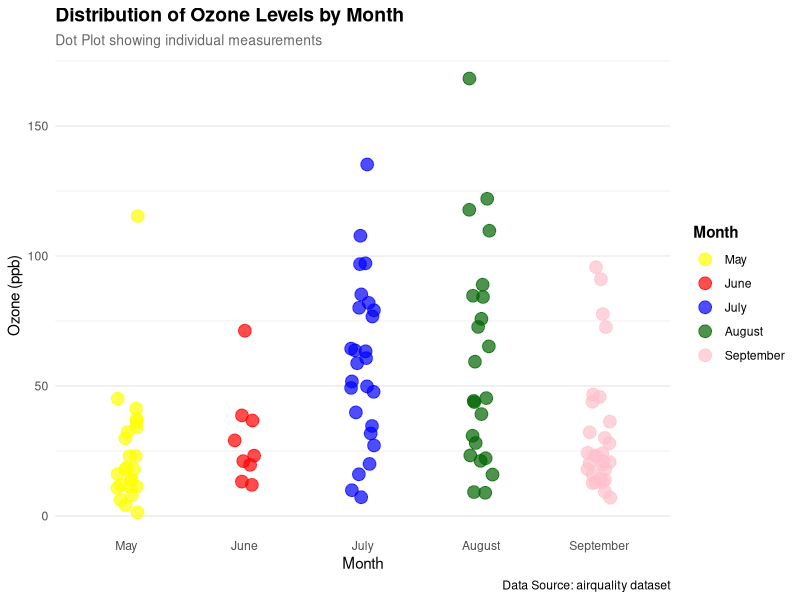
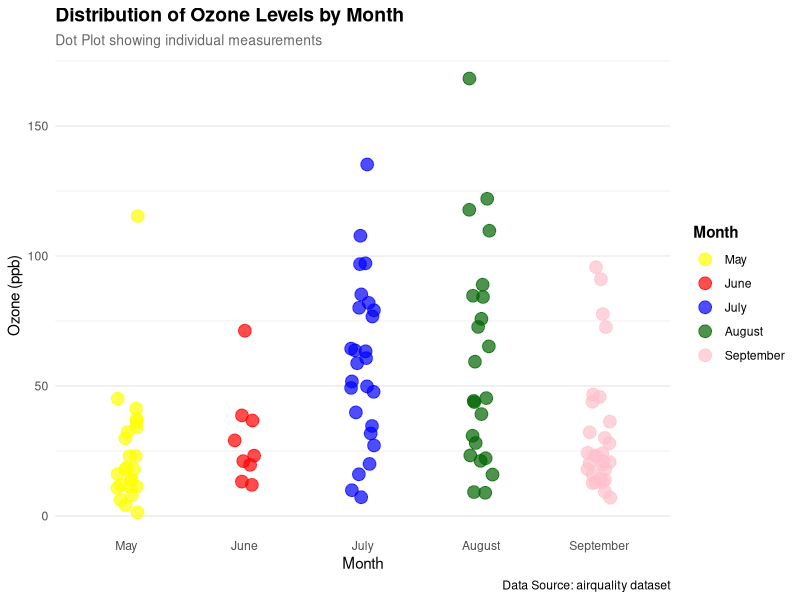

The R source for these figures, in order:
# ====================================================================
# lab10_Data_Dynamo-s.R
# Collaborative R Visualization Project
# Dataset: airquality 
# Team Members:
# Esha Kambli 2301 - Pie Chart
# Deversh Shetgaonkar 2302 - Box Plot
# Sahil Gaonkar 2305 - Stacked Bar Chart
# Prabhanjan Halvegar 2306 - Line Chart
# Atharv Gawas 2313 - Dot Chart
# Aarchi Teli 2318 - Histogram
# Sarvadhnya Patil 2321 - Bar Chart
# Harsh Palyekar 2329 - Scatter Chart
# ====================================================================

# ====================================================================
# SECTION 0: SHARED SETUP (DO NOT MODIFY)
# ====================================================================
# Load dataset
data(airquality)

# Shared data preparation
air_data <- na.omit(airquality)
air_data$Month <- factor(air_data$Month,
                         levels = c(5, 6, 7, 8, 9),
                         labels = c("May", "June", "July", "August", "September"))

# Shared color palette
month_colors <- c("steelblue", "seagreen3", "darkorange", "firebrick3", "purple")

# ====================================================================
# SECTION 1: PIE CHART - Esha Kambli (2301)
# ====================================================================
plot_pie_chart <- function() {
  
  
  cat("Pie Chart section - Esha Kambli\n")
}

# ====================================================================
# SECTION 2: BAR CHART - Sarvadhnya Patil (2321)
# ====================================================================
plot_bar_chart <- function() {

  
  cat("Bar Chart section - Sarvadhnya Patil\n")
}

# ====================================================================
# SECTION 3: LINE CHART - Prabhanjan Halvegar (2306)
# ====================================================================
plot_line_chart <- function() {
  
  
  cat("Line Chart section - Prabhanjan Halvegar\n")
}

# ====================================================================
# SECTION 4: STACKED BAR CHART - Sahil Gaonkar (2305)
# ====================================================================
plot_stacked_bar <- function() {
  
  
  cat("Stacked Bar Chart section - Sahil Gaonkar\n")
}

# ====================================================================
# SECTION 5: HISTOGRAM - Aarchi Teli (2318)
# ====================================================================
plot_histogram <- function() {
  
  
  cat("Histogram section - Aarchi Teli\n")
}

# ====================================================================
# SECTION 6: DOT CHART - Atharv Gawas (2313)
# ====================================================================
plot_dot_chart <- function() {
  # Load required libraries (only if not already loaded)
  if (!require("ggplot2", quietly = TRUE)) {
    stop("ggplot2 package required. Please install it with: install.packages('ggplot2')")
  }
  if (!require("dplyr", quietly = TRUE)) {
    stop("dplyr package required. Please install it with: install.packages('dplyr')")
  }
  
  # Prepare data: Get all ozone readings by month
  ozone_data <- air_data %>%
    select(Month, Ozone) %>%
    mutate(Month = factor(Month, levels = c("May", "June", "July", "August", "September")))
  
  # Create the dot plot with multiple points per month
  dot_plot <- ggplot(ozone_data, aes(x = Month, y = Ozone, color = Month)) +
    geom_point(size = 4, alpha = 0.7, position = position_jitter(width = 0.1, seed = 42)) +
    labs(title = "Distribution of Ozone Levels by Month",
         subtitle = "Dot Plot showing individual measurements",
         x = "Month",
         y = "Ozone (ppb)",
         color = "Month",
         caption = "Data Source: airquality dataset") +
    scale_color_manual(values = c("May" = "yellow", 
                                  "June" = "red", 
                                  "July" = "blue", 
                                  "August" = "darkgreen", 
                                  "September" = "pink")) +
    theme_minimal() +
    theme(plot.title = element_text(face = "bold", size = 14),
          plot.subtitle = element_text(size = 10, color = "gray40"),
          legend.position = "right",
          legend.title = element_text(face = "bold"),
          panel.grid.major.x = element_blank())
  
  # Display the plot
  print(dot_plot)
  
  # Save plot (optional - only saves when function is called individually)
  if (!dir.exists("images")) dir.create("images")
  ggsave("images/dotplot_ozone_by_month.png", dot_plot, width = 8, height = 5, dpi = 300)
  
  cat("Dot Chart section - Atharv Gawas (2313) - Complete\n")
  
  # Return the plot object invisibly for potential further use
  invisible(dot_plot)
}

# ====================================================================
# SECTION 7: SCATTER CHART - Harsh Palyekar (2329)
# ====================================================================
plot_scatter_chart <- function() {

  
  cat("Scatter Chart section - Harsh Palyekar\n")
}

# ====================================================================
# SECTION 8: BOX PLOT - Deversh Shetgaonkar (2302)
# ====================================================================
plot_box_plot <- function() {

  
  cat("Box Plot section - Deversh Shetgaonkar\n")
}

# ====================================================================
# MAIN EXECUTION: Run all plots
# ====================================================================
# Set up multi-panel layout for viewing all plots
par(mfrow = c(3, 3), mar = c(4, 4, 3, 2))

# Execute each plot function
plot_pie_chart()
plot_bar_chart()
plot_line_chart()
plot_stacked_bar()
plot_histogram()
plot_dot_chart()
plot_scatter_chart()
plot_box_plot()

# Reset layout
par(mfrow = c(1, 1))
